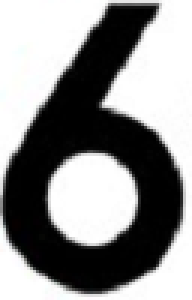
#> input picture src/signs/6.png, 64 x 100 px (shown 3 times larger)
$ python speed_limit_signs_detection.py   (older library calls are emulated)
#> lines starting #> are read from the running program, lines starting #| are printed output that depends on the picture
import numpy as np
import cv2

name=['film4.mp4','film4.mp4','film4.mp4','film4.mp4','film2.mp4','film4.mp4','film4.mp4','film4.mp4','film4.mp4','film4.mp4','film4.mp4','film4.mp4','film2.mp4','film3.mp4','film3.mp4','film4.mp4','film1.mp4']
start=[195000, 165000, 121000, 94000, 208000, 29000, 36000, 56000, 64000 , 72000, 79000, 86000, 234000, 106000, 118000, 4500, 158000]
stop=[200000, 170000, 124000, 100000, 210000, 30500, 38500, 58000, 68000, 74000, 81000, 88000, 237000, 112000, 121400, 6000, 159500]

templates = [cv2.imread("signs/9.png", 0), cv2.imread("signs/8.png", 0), cv2.imread("signs/7.png", 0), cv2.imread("signs/6.png", 0), cv2.imread("signs/5.png", 0), cv2.imread("signs/4.png", 0), cv2.imread("signs/3.png", 0), cv2.imread("signs/2.png", 0), cv2.imread("signs/1.png", 0)]
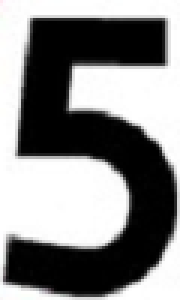
#> input picture src/signs/5.png, 60 x 100 px (shown 3 times larger)
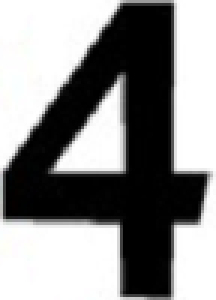
#> input picture src/signs/4.png, 72 x 100 px (shown 3 times larger)
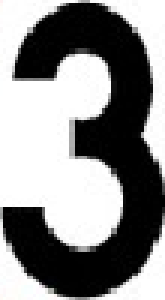
#> input picture src/signs/3.png, 55 x 100 px (shown 3 times larger)
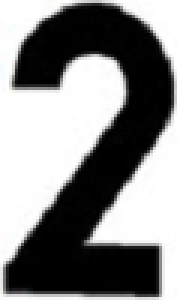
#> input picture src/signs/2.png, 59 x 100 px (shown 3 times larger)
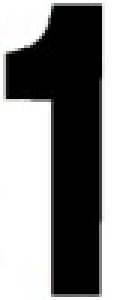
#> input picture src/signs/1.png, 38 x 100 px (shown 3 times larger)


# [100 lines left out: function maxSpeed, not called in this run]

#
#
#
#
#
#
#print(time.time() - start)
#
#
#
#
#
#


for jj in range(len(name)):
    speedLimit = 'nf'
#> (the run stopped early here; a loop or call above may not have finished)
